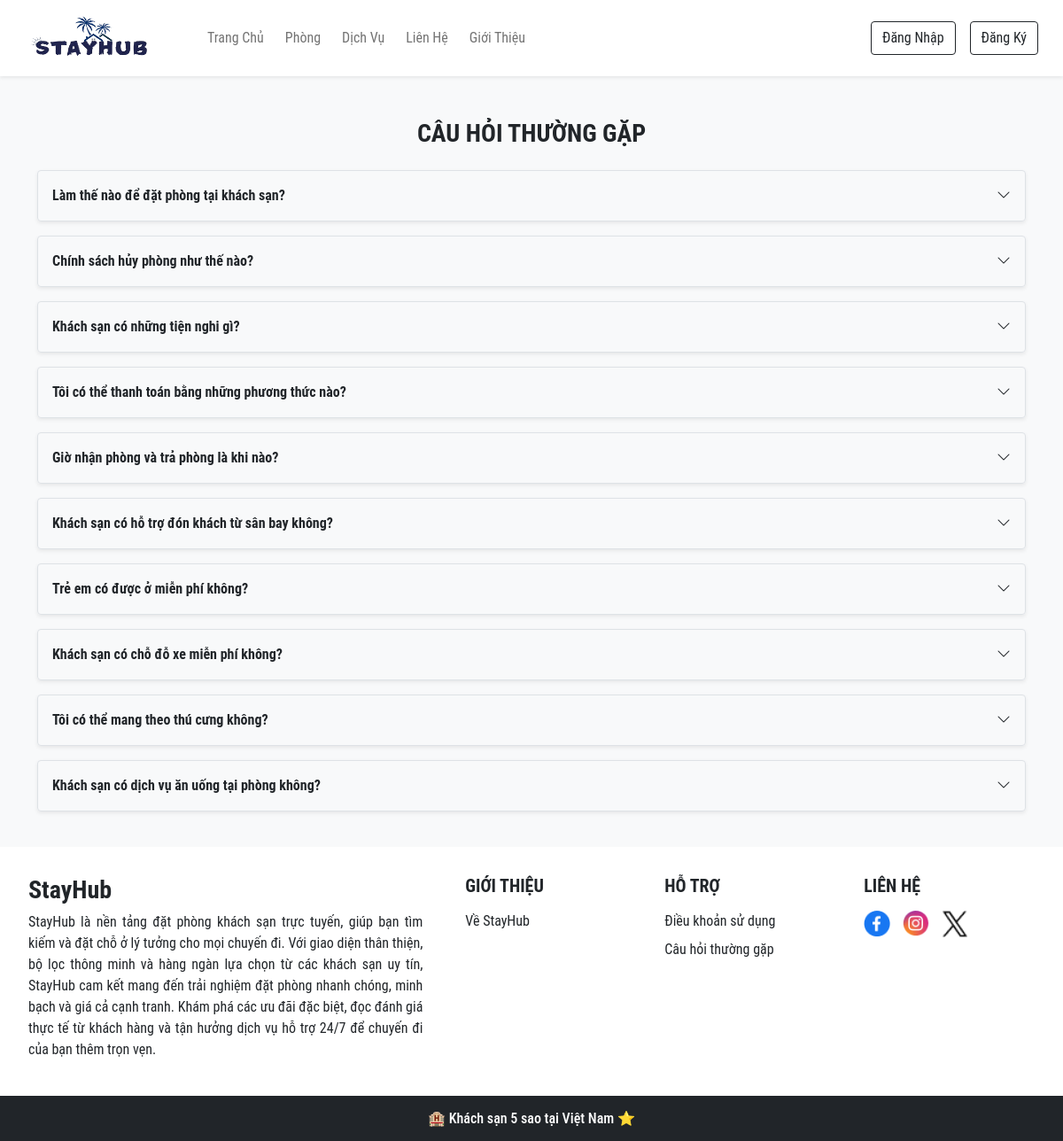
The app's page /faq.php with its own data.
### tables this page shows
CREATE TABLE `settings` (
  `sr_no` int(11) NOT NULL,
  `site_title` varchar(50) NOT NULL,
  `site_about` varchar(500) NOT NULL,
  `shutdown` tinyint(1) NOT NULL
);

### admin/inc/db_config.php (called while the page is built, shortened)
<?php
    function select($sql, $values, $datatypes) {
        $con = $GLOBALS['con'];
        if ($stmt = mysqli_prepare($con, $sql)) {
            mysqli_stmt_bind_param($stmt, $datatypes, ...$values);
            if (mysqli_stmt_execute($stmt))
            {
                $result = mysqli_stmt_get_result($stmt);
                return $result;
            }
            else {
                die("Truy vấn không thể thực thi - Select");
            }
        }
        else{
            die("Không thể chuẩn bị truy vấn - Select");
        }
    }
?>

### faq.php (the view, shortened to what this page needs)
<?php
require_once('admin/inc/db_config.php');
?>
<!DOCTYPE html>
<html lang="en">
<head>
    <?php require('inc/links.php'); ?>
</head>
<body class="bg-light">
    <?php require('inc/header.php'); ?>
    <div class="container my-5">
        <h3 class="text-center fw-bold mb-4 h-font">CÂU HỎI THƯỜNG GẶP</h3>
        <div class="accordion" id="faqAccordion">
            <?php
            foreach ($faqData as $index => $faq) {
                $question = $faq['question'];
                $answer = $faq['answer'];
                echo "
                <div class='faq-item border p-3 mb-3 rounded shadow-sm'>
                    <div class='d-flex justify-content-between align-items-center' data-bs-toggle='collapse' data-bs-target='#faq$index'>
                        <span class='fw-bold'>$question</span>
                        <i class='bi bi-chevron-down'></i>
                    </div>
                    <div id='faq$index' class='collapse answer mt-2'>
                        <p class='mb-0'>$answer</p>
                    </div>
                </div>";
            }
            ?>
        </div>
    </div>
    <?php require('inc/footer.php'); ?>
</body>
</html>

### inc/footer.php (shortened to what this page needs)
<?php
  $links = [
    [
        'title' => 'GIỚI THIỆU',
        'links' => [
            ['name' => 'Về StayHub', 'link' => '/Hotel-Booking/about.php'],
        ],
    ],
    [
        'title' => 'HỖ TRỢ',
        'links' => [
            ['name' => 'Điều khoản sử dụng', 'link' => '/Hotel-Booking/terms.php'],
            ['name' => 'Câu hỏi thường gặp', 'link' => '/Hotel-Booking/faq.php'],
        ],
    ],
    [
        'title' => 'LIÊN HỆ',
        'links' => [
            ['name' => 'Facebook', 'link' => $contact_r['fb'], 'image' => './images/facebook.png'],
            ['name' => 'Instagram', 'link' => $contact_r['insta'], 'image' => './images/instagram.png'],
            ['name' => 'Twitter', 'link' => $contact_r['tw'], 'image' => './images/twitter.png'],
        ],
    ],
];
?>
<div class="container-fluid bg-white mt-5">
    <div class="row g-2">
        <div class="col-lg-5 p-4" style="text-align: justify;">
            <h3 class="h-font fw-bold fs-3 mb-2"><?php echo $settings_r['site_title'] ?></h3>
            <p>
                <?php echo $settings_r['site_about'] ?>
            </p>
        </div>
        <?php foreach ($links as $column) { ?>
            <div class="hi p-4 footer-column">
                <h5 class="mb-3 fw-bold"><?php echo $column['title']; ?></h5>
                <div class="chao">
                    <?php foreach ($column['links'] as $link) { ?>
                        <a href="<?php echo $link['link']; ?>" class="d-inline-block mb-2 text-dark text-decoration-none">
                            <?php if (isset($link['image'])) { ?>
                                <img src="<?php echo $link['image']; ?>" alt="<?php echo $link['name']; ?>" class="social-icon">
                            <?php } else { ?>
                                <span><?php echo $link['name']; ?></span>
                            <?php } ?>
                        </a>
                    <?php } ?>
                </div>
            </div>
        <?php } ?>
    </div>
</div>
    <h6 class="text-center bg-dark text-white p-3 m-0">
    🏨 Khách sạn 5 sao tại Việt Nam ⭐
    </h6>

### css/common.css (style rules this page uses)
:root { --teal: #2EC1AC; --teal_hover: #279E8C; }
* { font-family: 'Roboto Condensed', sans-serif; }
.h-font { font-family: 'Roboto Condensed', sans-serif; }

### faq.php (style rules this page uses)
.faq-item { cursor: pointer; }
.faq-item .bi-chevron-down { transition: transform 0.3s ease; }

### inc/footer.php (style rules this page uses)
.hi { width: 19% !important; }
.social-icon { width: 30px; height: auto; margin-right: 10px; }

### records on screen
settings: site_title "StayHub", site_about "StayHub là nền tảng đặt phòng khách sạn trực tuyến, giúp bạn tìm kiếm và đặt chỗ ở lý tưởng cho mọi chuyến đi. Với giao diện thân thiện, bộ lọc thông minh và hàng ngàn lựa chọn từ các khách sạn uy tín, StayHub cam kết mang đến trải nghiệm đặt phòng nhanh chóng, minh bạch và giá cả cạnh tranh. Khám phá các ưu đãi đặc biệt, đọc đánh giá thực tế từ khách hàng và tận hưởng dịch vụ hỗ trợ 24/7 để chuyến đi của bạn thêm trọn vẹn."

### other values on screen
$question "Làm thế nào để đặt phòng tại khách sạn?"
$question "Chính sách hủy phòng như thế nào?"
$question "Khách sạn có những tiện nghi gì?"
$question "Tôi có thể thanh toán bằng những phương thức nào?"
$question "Giờ nhận phòng và trả phòng là khi nào?"
$question "Khách sạn có hỗ trợ đón khách từ sân bay không?"
$question "Trẻ em có được ở miễn phí không?"
$question "Khách sạn có chỗ đỗ xe miễn phí không?"
$question "Tôi có thể mang theo thú cưng không?"
$question "Khách sạn có dịch vụ ăn uống tại phòng không?"
$column['title'] "GIỚI THIỆU"
$link['name'] "Về StayHub"
$column['title'] "HỖ TRỢ"
$link['name'] "Điều khoản sử dụng"
$link['name'] "Câu hỏi thường gặp"
